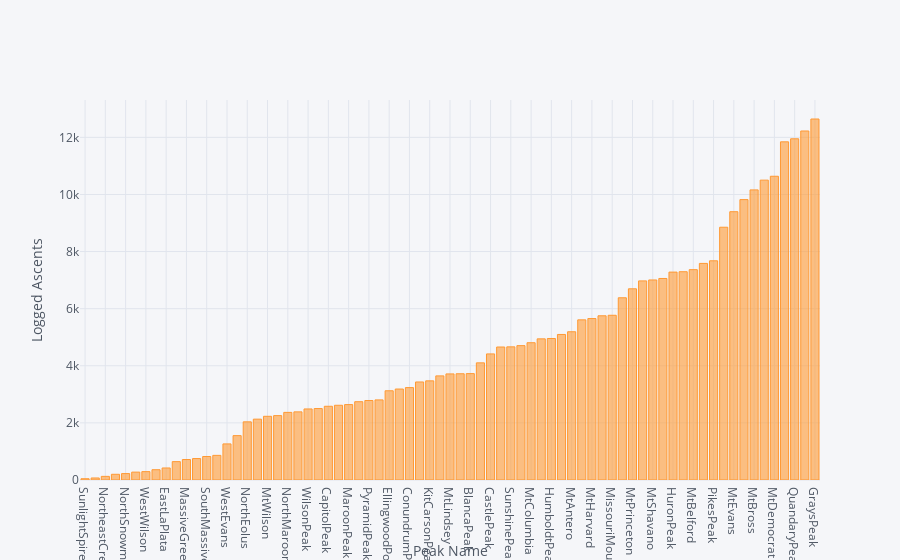

Notebook source saved alongside this figure:
### Markdown cell above
##### Next I drop some of the more obscure peaks from the 14ers checklist data.  Also plot to see counts distribution.

### Code cell
climb_counts = df_14ers.groupby('PeakName').agg('count').sort_values('NumClimbs')
climb_counts['UserId'].iplot(kind='bar',xTitle='Peak Name',yTitle='Logged Ascents')
dropnames = climb_counts[climb_counts['NumClimbs']<300].index.tolist()
df_14ers = df_14ers[df_14ers['PeakName'].apply(lambda x: x not in dropnames)]
#df_14ers[df_14ers['NewUserId']==4].head(40)

### Figure 1 — Plotly figure (JSON) as saved in the notebook; plotly's stock layout.template omitted (floating-point values rounded to 4 significant figures)
{"data": [{"marker": {"color": "rgba(255, 153, 51, 0.6)", "line": {"color": "rgba(255, 153, 51, 1.0)", "width": 1}}, "name": "UserId", "orientation": "v", "text": "", "type": "bar", "uid": "82cdac2d-45c0-47d0-94eb-37aa3d5bbb6c", "x": ["SunlightSpire", "SouthWilson", "NortheastCrestone", "SouthLittleBear", "NorthSnowmass", "SoutheastLongs", "WestWilson", "EastCrestone", "EastLaPlata", "NorthwestLindsey", "MassiveGreen", "SouthElbert", "SouthMassive", "NorthMassive", "WestEvans", "SouthBross", "NorthEolus", "ElDientePeak", "MtWilson", "CulebraPeak", "NorthMaroonPeak", "LittleBearPeak", "WilsonPeak", "MtEolus", "CapitolPeak", "SnowmassMountain", "MaroonPeak", "SunlightPeak", "PyramidPeak", "WindomPeak", "EllingwoodPoint", "CrestonePeak", "ConundrumPeak", "CrestoneNeedle", "KitCarsonPeak", "SanLuisPeak", "MtLindsey", "ChallengerPoint", "BlancaPeak", "WetterhornPeak", "CastlePeak", "MtSneffels", "SunshinePeak", "UncompahgrePeak", "MtColumbia", "RedcloudPeak", "HumboldtPeak", "HandiesPeak", "MtAntero", "TabeguachePeak", "MtHarvard", "MtoftheHolyCross", "MissouriMountain", "MtOxford", "MtPrinceton", "LaPlataPeak", "MtShavano", "MtYale", "HuronPeak", "MtMassive", "MtBelford", "LongsPeak", "PikesPeak", "MtSherman", "MtEvans", "MtCameron", "MtBross", "MtElbert", "MtDemocrat", "TorreysPeak", "QuandaryPeak", "MtBierstadt", "GraysPeak"], "y": [44, 71, 127, 200, 225, 276, 293, 360, 421, 643, 717, 751, 823, 863, 1264, 1554, 2037, 2131, 2231, 2255, 2368, 2386, 2488, 2502, 2582, 2617, 2641, 2742, 2784, 2805, 3125, 3186, 3236, 3433, 3472, 3646, 3715, 3721, 3726, 4102, 4416, 4658, 4663, 4706, 4808, 4943, 4956, 5097, 5192, 5608, 5654, 5751, 5769, 6382, 6696, 6973, 7006, 7058, 7281, 7294, 7367, 7585, 7677, 8853, 9396, 9820, 10160, 10502, 10638, 11843, 11950, 12223, 12643]}], "layout": {"legend": {"bgcolor": "#F5F6F9", "font": {"color": "#4D5663"}}, "paper_bgcolor": "#F5F6F9", "plot_bgcolor": "#F5F6F9", "title": {"font": {"color": "#4D5663"}}, "xaxis": {"gridcolor": "#E1E5ED", "showgrid": true, "tickfont": {"color": "#4D5663"}, "title": {"font": {"color": "#4D5663"}, "text": "Peak Name"}, "zerolinecolor": "#E1E5ED"}, "yaxis": {"gridcolor": "#E1E5ED", "showgrid": true, "tickfont": {"color": "#4D5663"}, "title": {"font": {"color": "#4D5663"}, "text": "Logged Ascents"}, "zerolinecolor": "#E1E5ED"}}}
